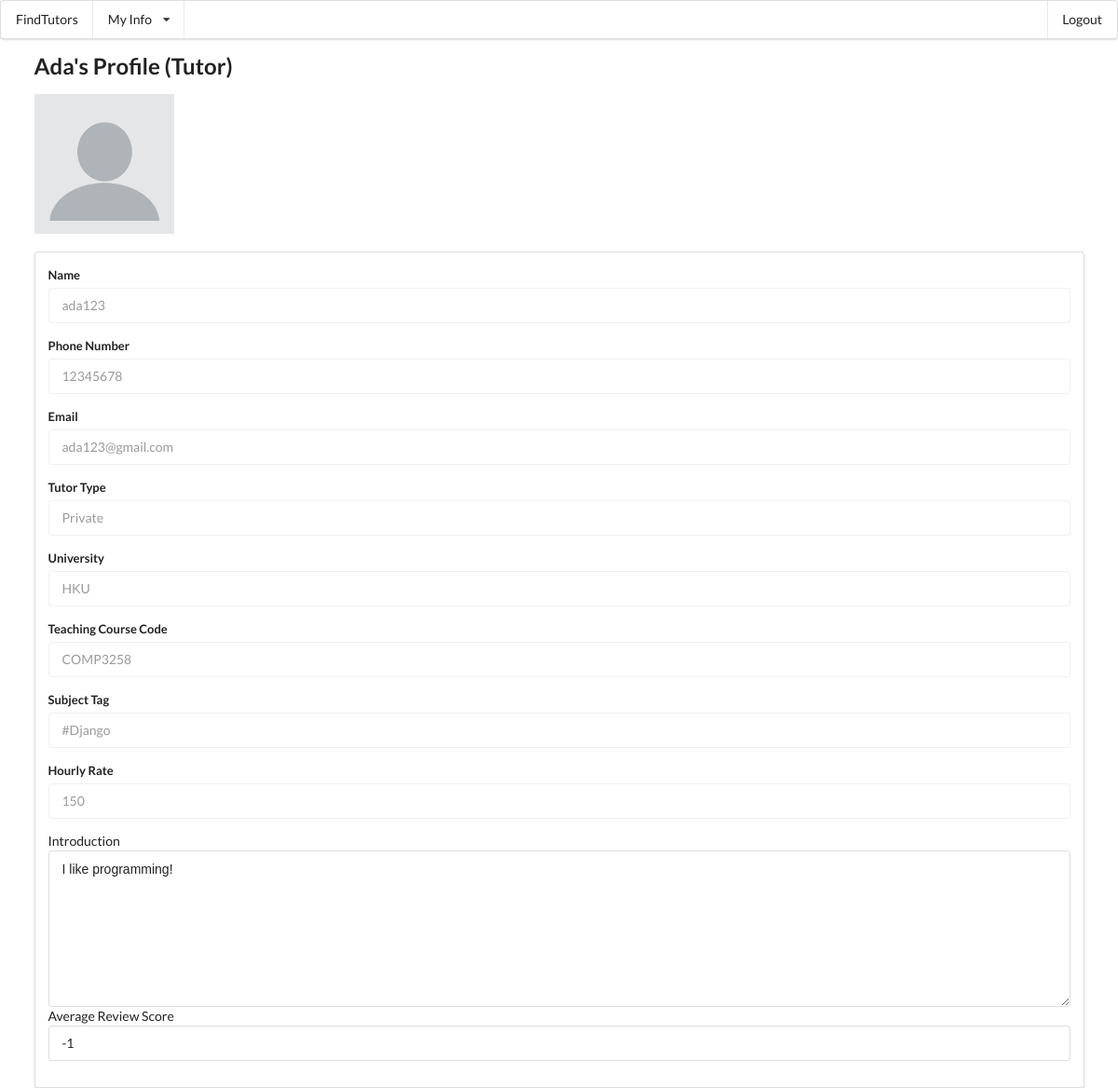
/main/viewAccountDetail (signed in), run on an earlier commit of the app's database.
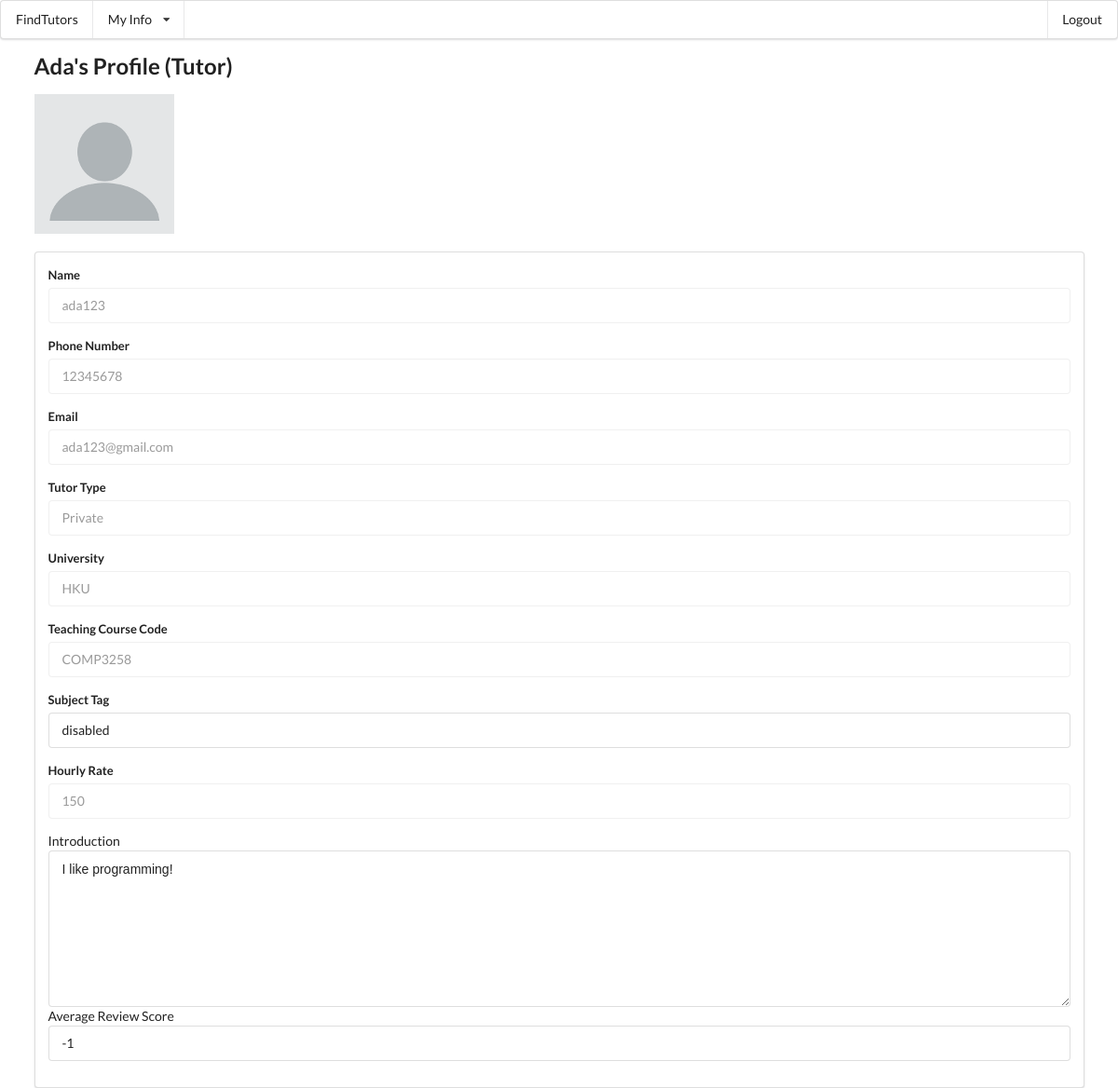
And on a later commit of the database.
### mainApp/models.py (models this page shows, shortened)
class Tutor(models.Model):
	phoneNumber=models.CharField(max_length=10)
	photo_url=models.CharField(max_length=30)
	user = models.OneToOneField(User, on_delete=models.CASCADE)
	tutor_type=models.CharField(max_length=8,default="Private")#Contract/Private
	university=models.CharField(max_length=60)
	teach_course_code=models.ManyToManyField(SubjectCode)
	subject_tag=models.CharField(max_length=60)
	hourly_rate=models.IntegerField(default=100)
	introduction=models.TextField(default="I love programming")
	activated=models.BooleanField(default=True)#profiles show to public or not
	avg_review=models.IntegerField(default=-1)
	def __str__ (self):
		return self.user.first_name

### mainApp/views_account.py (the view)
@login_required
def viewAccountDetail(request):
    if(hasattr(request.user,'tutor')):
        this_user = request.user.tutor
        return render(request, 'mainApp/viewAccountDetail_tutor.html', {'this_user': this_user,"tut_reviews":this_user.review_set.all()})
    else:
        this_user = request.user.student
        return render(request, 'mainApp/viewAccountDetail_student.html', {'this_user': this_user})

### mainApp/models.py (called while the page is built)
	def __str__ (self):
		return self.subject_code

### mainApp/templates/mainApp/viewAccountDetail_tutor.html (shortened to what this page needs)
{% extends "mainApp/base.html" %}
{% block content %}
{% load static %}
<h2>{{this_user}}'s Profile (Tutor)</h2>
<img src="{% static "" %}{{this_user.photo_url}}"/ alt="{{this_user.photo_url}}" height="150" width="150">
<div class="ui segment">
    <form class="ui form" action="editAccountDetail" method="post">{% csrf_token %}
        <div class="field">
            <label>Name</label>
            <input type="text" name="Name" placeholder="Name" value={{this_user.user.username}} disabled>
        </div>
        <div class="field">
            <label>Phone Number</label>
            <input type="text" name="phoneNumber" placeholder="Phone Number" value={{this_user.phoneNumber}} disabled>
        </div>
        <div class="field">
            <label>Email</label>
            <input type="text" name="email" placeholder="email" value={{this_user.user.email}} disabled>
        </div>
        <div class="field">
            <label>Tutor Type</label>
            <input type="text" name="tutor_type" placeholder="tutor_type" value={{this_user.tutor_type}} disabled>
        </div>
        <div class="field">
            <label>University</label>
            <input type="text" name="university" placeholder="university" value={{this_user.university}} disabled>
        </div>
        <div class="field">
            <label>Teaching Course Code</label>
            <input type="text" name="subject_code" placeholder="subject_code" value={% for code in this_user.teach_course_code.all %}
            {{code}}
            {% endfor %} disabled>
        </div>
        <div class="field">
            <label>Subject Tag</label>
            <input type="text" name="subject_tag" placeholder="subject_tag" value={{this_user.subject_tag}} disabled>
        </div>
        <div class="field">
            <label>Hourly Rate</label>
            <input type="text" name="hourly_rate" placeholder="hourly_rate" value={{this_user.hourly_rate}} disabled>
        </div>
        <div>
            <label>Introduction</label>
            <textarea name="introduction" placeholder="introduction" disabled>{{this_user.introduction}}</textarea>
        </div>
        <div>
            <label>Average Review Score</label>
            <input type="text" name="avgReviewScore" placeholder="avgReviewScore" value={{this_user.avg_review}} disabled>
        </div>
    </form>
</div>
{% endblock %}

What changed in the data, as far as the page shows it:
changed Tutor "Private": subject_tag "#Django" → (not shown)
Also different on the page:
form field subject_tag: (not shown) → "disabled"
